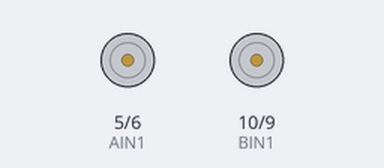
This sketch was run on a simulated Arduino Uno, built with avr-gcc and run on an emulated ATmega328P. On the bench: motor-driver pin pairs drawn as motors (green arrow = first pin HIGH = forward, orange = second pin HIGH = backward, longer = more drive).

Above: at 5.6 s.
Timing chart, 0 to 14.7 s (numbered marks = the images above):
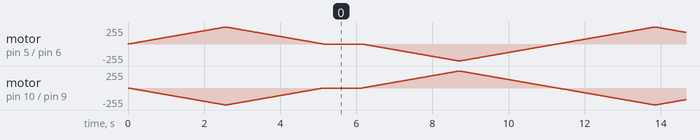

The sketch:

POC_motoren.ino
```cpp
#define AIN1 5
#define AIN2 6
#define BIN1 10
#define BIN2 9

void setup() {
  Serial.begin(9600);

  pinMode(AIN1,OUTPUT);
  pinMode(AIN2,OUTPUT);
  pinMode(BIN1,OUTPUT);
  pinMode(BIN2,OUTPUT);

}

void loop() {
  for (int i = 0; i <= 255; i ++){
  analogWrite(AIN1,i);
  analogWrite(AIN2,0);
  analogWrite(BIN1,0);
  analogWrite(BIN2,i);
  delay(10);

}

for (int i = 255; i >= 0; i--){
  analogWrite(AIN1,i);
  analogWrite(AIN2,0);
  analogWrite(BIN1,0);
  analogWrite(BIN2,i);
  delay(10);
}

  analogWrite(AIN1,0);
  analogWrite(AIN2,0);
  analogWrite(BIN1,0);
  analogWrite(BIN2,0);
  delay(1000);

for (int i = 0; i <= 255; i ++){
  analogWrite(AIN1,0);
  analogWrite(AIN2,i);
  analogWrite(BIN1,i);
  analogWrite(BIN2,0);
  delay(10);
}

for (int i = 255; i >=0; i--){
  analogWrite(AIN1,0);
  analogWrite(AIN2,i);
  analogWrite(BIN1,i);
  analogWrite(BIN2,0);
  delay(10);
}

}
```
